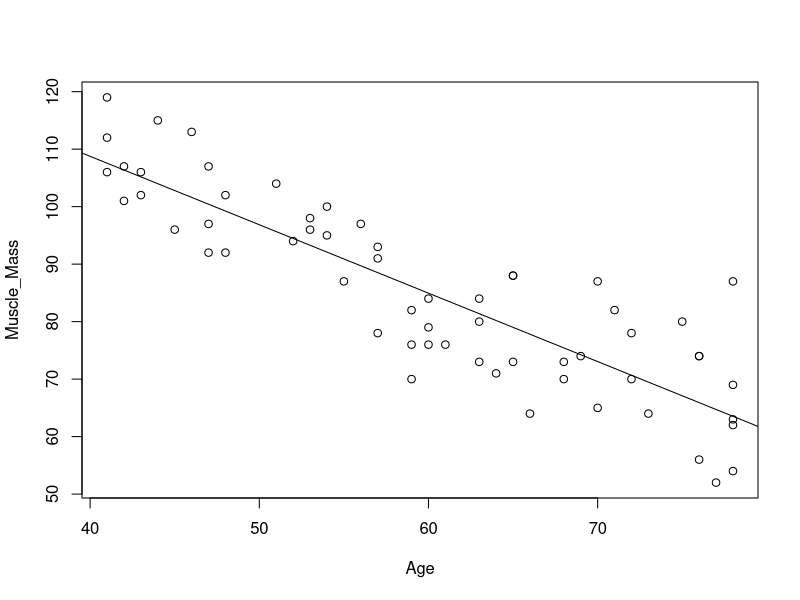

Write R code to recreate this figure.
#Chad Huntebrinker

#Load the library and data in to R
library(readxl)
excel_data <- read_excel("Muscle_Mass_Data.xlsx")

#Muscle_Mass ~ Age
#Fit the model
model_5 <- lm(Muscle_Mass~Age,data=excel_data)
sum_of_model_5 <- summary(model_5)

#Plot to see the graph
plot(Muscle_Mass~Age, data = excel_data)
abline(model_5)

#Problem 2.28a
#Get a 95% confidence interval for the mean of the muscle mass (Y) when X = 60
predict(model_5, data.frame(Age=60),interval="confidence",level=0.95)

#We find the mean is 84.94683 with an upper bound of 87.05895 and lower bound of 82.83471
#This means that with 95% confidence we can say that the mean muscle mass is between 82.83 and 87.05

#Problem 2.28b
#Get a 95% prediction interval for the muscle mass when X = 60
predict(model_5, data.frame(Age=60),interval="prediction",level=0.95)

#With the mean being 84.94683, we find the lower bound is 68.45067 and the upper bound is 101.443
#This seems to indicate the prediction interval is relatively precise

#Problem 2.28c
#Get the boundary values of the 95% confidence band for the regression line at Xh = 60
CI <- predict(model_5, se.fit = TRUE, data.frame(Age=60), interval = "confidence", level = 0.95)

W <- sqrt(2*qf(1-0.05, 2, 60-2))
lower_bound <- CI$fit[1] - W * CI$se.fit
upper_bound <- CI$fit[1] + W * CI$se.fit

#We find the confidence band is wider than the confidence interval in part a.
#Yes, we would expect that.
